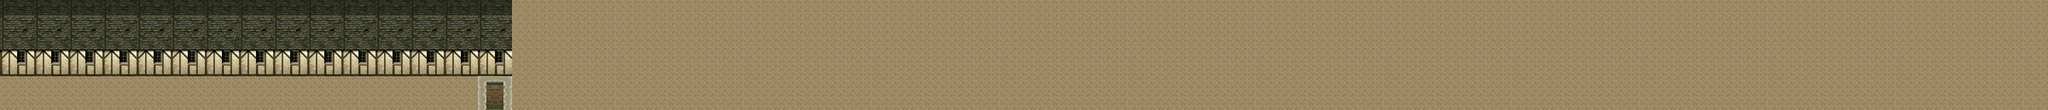

Rendered tile map (Tiled .tmx) drawn with the repository's tilesets; below, a short description and the map source with its tile grids summarised:
An orthogonal 240x13 tile map with 16x16 px tiles, 2 tile layers (Ground, Wall) and 3 objects.

<map version="1.0" orientation="orthogonal" renderorder="right-down" width="240" height="13" tilewidth="16" tileheight="16" nextobjectid="5">
 <tileset firstgid="1" name="suikoden2_town" tilewidth="16" tileheight="16" tilecount="480" columns="30">
  <image source="suikoden2_town.png" trans="ff638c" width="480" height="256" />
 </tileset>
 <layer name="Ground" width="240" height="13">
  <data>[3120 cells, 3120 non-empty, 53 distinct tile ids]</data>
 </layer>
 <objectgroup name="Ground">
  <object id="1" x="0" y="160" width="896" height="48" />
 </objectgroup>
 <layer name="Wall" width="240" height="13">
  <data>[3120 cells, 0 non-empty, 0 distinct tile ids]</data>
 </layer>
 <objectgroup name="Wall">
  <object id="2" x="896" y="144" width="64" height="64" />
  <object id="4" x="0" y="96" width="960" height="48" />
 </objectgroup>
</map>